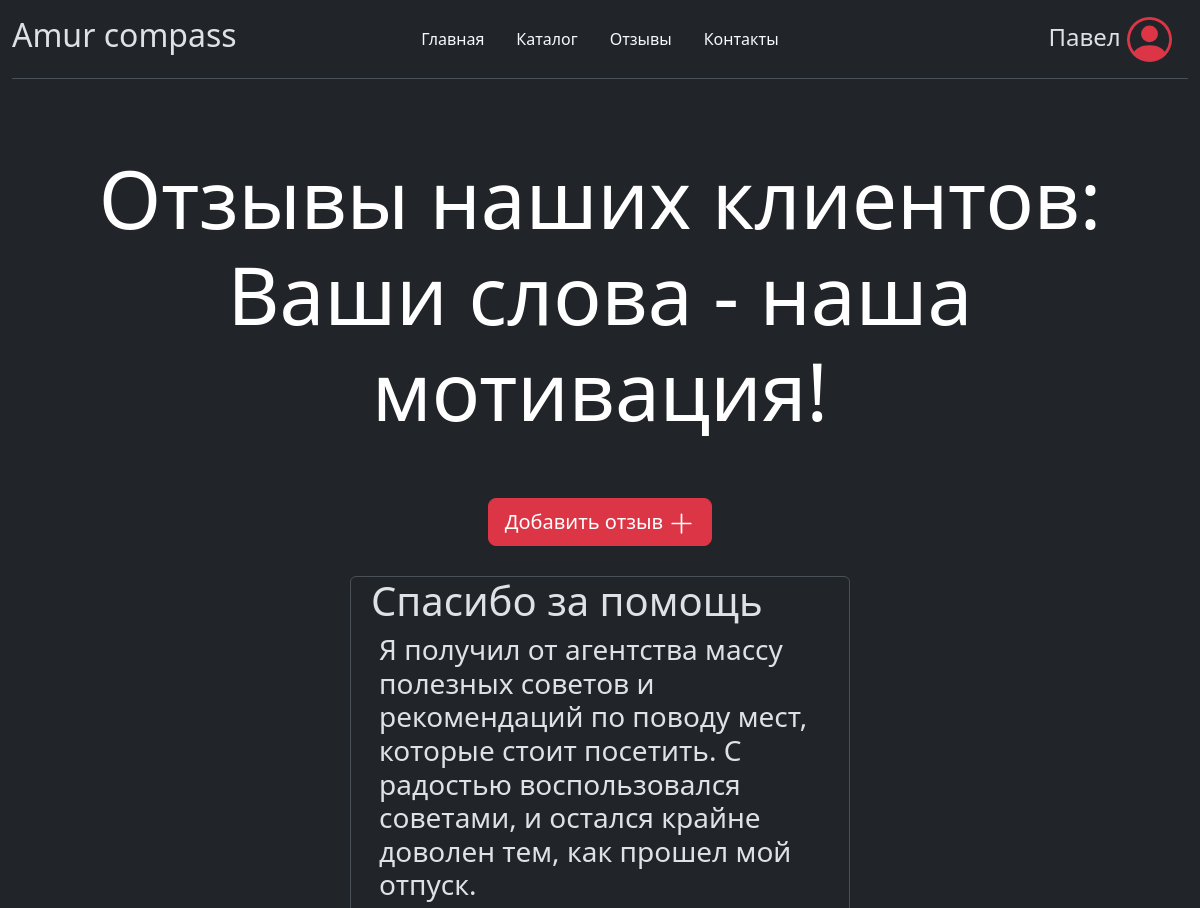
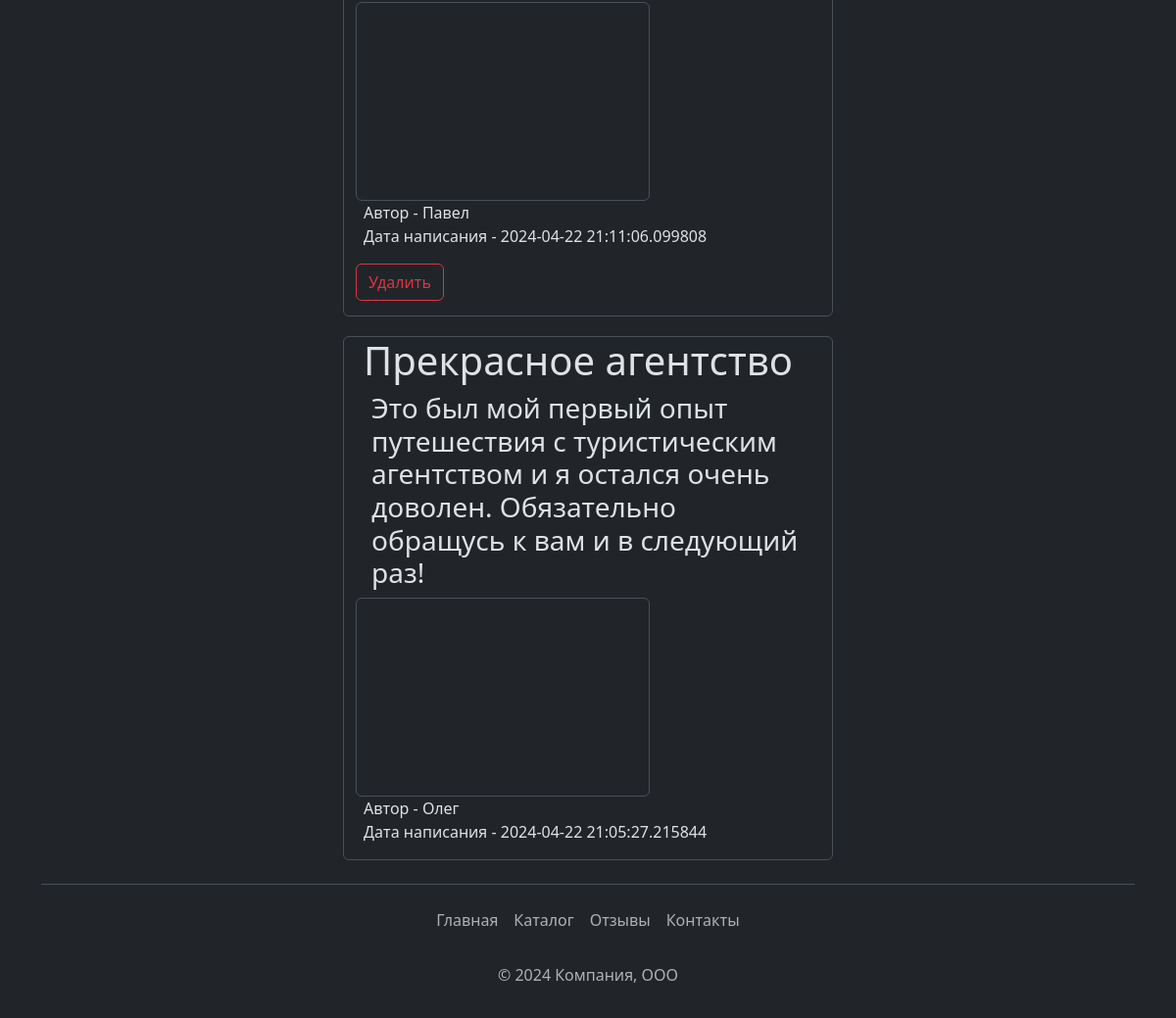
Screenshot of /comment (signed in) with the database file from the repository (2 pictures, top to bottom).
### data/users.py (models this page shows, shortened)
class User(SqlAlchemyBase, UserMixin):
    __tablename__ = 'users'
    id = sqlalchemy.Column(sqlalchemy.Integer,
                           primary_key=True, autoincrement=True)
    name = sqlalchemy.Column(sqlalchemy.String, nullable=True)
    email = sqlalchemy.Column(sqlalchemy.String,
                              index=True, unique=True, nullable=True)
    hashed_password = sqlalchemy.Column(sqlalchemy.String, nullable=True)
    created_date = sqlalchemy.Column(sqlalchemy.DateTime,
                                     default=datetime.datetime.now)
    comments = orm.relationship("Comments", back_populates='user')

### data/comments.py (models this page shows)
class Comments(SqlAlchemyBase):
    __tablename__ = 'comments'
    id = sqlalchemy.Column(sqlalchemy.Integer,
                           primary_key=True, autoincrement=True)
    title = sqlalchemy.Column(sqlalchemy.String, nullable=True)
    content = sqlalchemy.Column(sqlalchemy.String, nullable=True)
    images = sqlalchemy.Column(sqlalchemy.String)
    created_date = sqlalchemy.Column(sqlalchemy.DateTime,
                                     default=datetime.datetime.now)
    user_id = sqlalchemy.Column(sqlalchemy.Integer,
                                sqlalchemy.ForeignKey("users.id"))
    user = orm.relationship('User')

### main.py (the view)
@app.route('/comment')
def comment():
    db_sess = db_session.create_session()
    comments = db_sess.query(Comments).filter()
    return render_template('comment.html', comments=comments)

### data/db_session.py (called while the page is built)
def create_session() -> Session:
    global __factory
    return __factory()

### main.py (called while the page is built)
@login_manager.user_loader
def load_user(user_id):
    db_sess = db_session.create_session()
    return db_sess.query(User).get(user_id)

### templates/comment.html (shortened to what this page needs)
{% extends 'base.html' %}
{% block body %}
<h1 class="display-1 text-body-emphasis text-center" style="margin-top:150px; margin-bottom:60px;">Отзывы наших клиентов:<br>Ваши слова - наша мотивация!</h1>
{% if current_user.is_authenticated %}
<div class="container text-center">
  <a style="margin-bottom:30px;" href="comments" class="btn btn-lg btn-danger">Добавить отзыв
  <svg xmlns="http://www.w3.org/2000/svg" width="27" height="27" fill="currentColor" class="bi bi-plus-lg" viewBox="0 0 16 16">
    <path fill-rule="evenodd" d="M8 2a.5.5 0 0 1 .5.5v5h5a.5.5 0 0 1 0 1h-5v5a.5.5 0 0 1-1 0v-5h-5a.5.5 0 0 1 0-1h5v-5A.5.5 0 0 1 8 2"/>
  </svg>
  </a>
</div>
{% endif %}
{% for item in comments[::-1]%}
<div style="margin-bottom:20px;" class="col-5 border rounded container">
  <h1 class="fw-normal px-2">{{item.title}}</h1>
  <div class="px-3">
    <h3 class="fw-light">{{item.content}}</h3>
  </div>
  <div class="bd-example m-0 border-0">
        <svg class="bd-placeholder-img img-thumbnail" width="300" height="200" xmlns="http://www.w3.org/2000/svg" role="img" preserveAspectRatio="xMidYMid slice" focusable="false">
        <image style="width:120%" x="0" y="0" xlink:href="static/img_client/{{item.images}}" />
        </svg>
       </div>
  <div class="px-2">
    <p>Автор - {{item.user.name}}<br>Дата написания - {{item.created_date}}</p>
  </div>
  {% if current_user.is_authenticated and current_user == item.user %}
    <div style="margin-bottom:15px;">
        <a href="/comments_delete/{{ item.id }}" class="btn btn-outline-danger">
            Удалить
        </a>
    </div>
{% endif %}
</div>
{% endfor %}
{% endblock %}

### templates/base.html (shortened to what this page needs)
<!doctype html>
<html lang="ru" data-bs-theme="dark">
<head>
    <link rel="stylesheet" href="https://cdn.jsdelivr.net/npm/bootstrap@5.3.2/dist/css/bootstrap.min.css">
  <link rel="stylesheet" type="text/css" href="static/css/img.css" />
</head>
<body>
<nav class="fixed-top bg-dark">
  <div class="container-fluid">
    <header class="d-flex flex-wrap align-items-center justify-content-center justify-content-md-between py-3 mb-4 border-bottom">
      <div class="col-md-3 mb-2 mb-md-0">
        <h2>Amur compass</h2>
      </div>
      <ul class="nav col-13 col-md-auto mb-2 justify-content-center mb-md-0">
        <li><a href="/" class="nav-link px-3 link-light">Главная</a></li>
        <li><a href="/catalog" class="nav-link px-3 link-light">Каталог</a></li>
        <li><a href="/comment" class="nav-link px-3 link-light">Отзывы</a></li>
        <li><a href="/contact" class="nav-link px-3 link-light">Контакты</a></li>
      </ul>
      <div class="col-md-3 px-3 text-end">
        {% if current_user.is_authenticated %}
          <a class="navbar-brand fs-4" href="/logout">{{ current_user.name }}
          </a>
        {% else %}
          <a href="/login"><button type="button" class="btn btn-outline-danger me-2">Войти</button></a>
          <a href="/register"><button type="button" class="btn btn-danger me-2">Зарегистрироваться</button></a>
        {% endif %}
      </div>
    </header>
  </div>
</nav>
   {% block body %}{% endblock %}
<div class="container">
  <footer class="py-3 my-4 border-top">
    <ul class="nav justify-content-center pb-3 mb-2">
      <li class="nav-item"><a href="/" class="nav-link px-2 text-body-secondary">Главная</a></li>
      <li class="nav-item"><a href="/catalog" class="nav-link px-2 text-body-secondary">Каталог</a></li>
      <li class="nav-item"><a href="/comment" class="nav-link px-2 text-body-secondary">Отзывы</a></li>
      <li class="nav-item"><a href="/contact" class="nav-link px-2 text-body-secondary">Контакты</a></li>
    </ul>
    <p class="text-center text-body-secondary">© 2024 Компания, ООО</p>
  </footer>
</div>
</body>
</html>

### static/css/img.css (style rules this page uses)
html,body { height:100%; }

### rows the page displays
User: name "Павел"
Comments: title "Спасибо за помощь", content "Я получил от агентства массу полезных советов и рекомендаций по поводу мест, которые стоит посетить. С радостью воспользовался советами, и остался крайне доволен тем, как прошел мой отпуск.", user.name "Павел", created_date "2024-04-22 21:11:06.099808"
Comments: title "Прекрасное агентство", content "Это был мой первый опыт путешествия с туристическим агентством и я остался очень доволен. Обязательно обращусь к вам и в следующий раз!", user.name "Олег", created_date "2024-04-22 21:05:27.215844"
